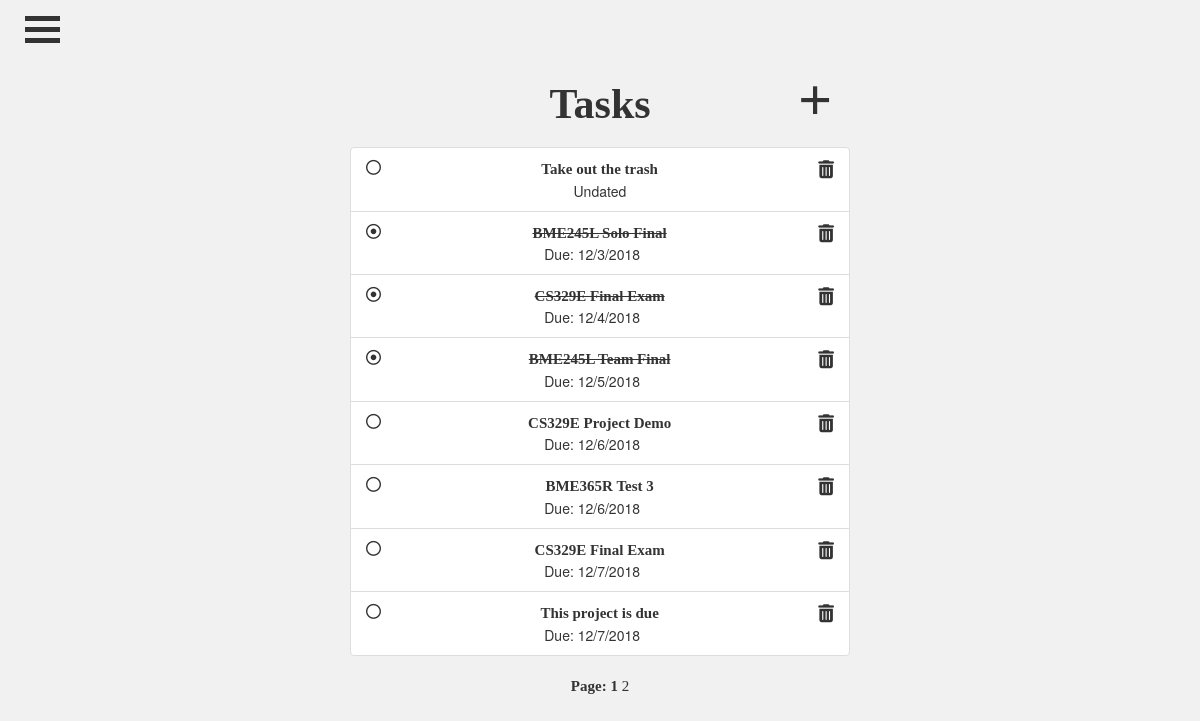
/todo_list (signed in), run on the app's committed database.
### Application/models.py (models this page shows)
class Task(db.Model):
	id = db.Column(db.Integer, primary_key=True)
	title = db.Column(db.String(30))
	description = db.Column(db.String(200))
	complete = db.Column(db.Boolean, nullable=False, default=False)
	due = db.Column(db.DateTime, nullable=True)
	user = db.Column(db.Integer, db.ForeignKey('user.id'), nullable=False)

### Application/routes.py (the view)
@application.route('/todo_list')
@login_required
def ToDoList():
	page = request.args.get('page', 1, type=int)
	tasks = Task.query.filter_by(author=current_user)\
	.order_by(Task.due.asc())\
	.paginate(page=page, per_page=8)
	return render_template('/todo_list.html', title='ToDoList', tasks=tasks, user=current_user)

### Application/models.py (called while the page is built)
@login_manager.user_loader # loads in user
def load_user(user_id):
	return User.query.get(int(user_id))

### Application/templates/todo_list.html
{% extends "layout.html" %}
{% block content %}
<link rel="stylesheet" href="https://cdnjs.cloudflare.com/ajax/libs/font-awesome/4.7.0/css/font-awesome.min.css">
<div align="center" style="position:relative;top:-120px;">
    <div style="position:relative;padding-bottom:15px;top:77px;left:215px;">
	    <form method='GET' action ='/task/new'>
	   		<button href="/task/new" class="addButton">+</button>
	   	</form>
	</div>
    <div class="row">
	    <div class="col-sm">
		    <h2>Tasks</h2>
	    </div>
    </div>
    <div class="list-group-flush" id="tasks" style="padding-top: 10px">
		{% for task in tasks.items %}
            <div class="list-group-item list-group-item-primary">
				<a href="/task/{{ task.id }}/delete" style="float: right; font-size: 18px"><i class="fa fa-trash"></i></a>
				{% if task.complete %}
	                <a href="/task/{{ task.id }}/complete" style="float: left">
						<div id="checking" onclick="checked(this)">
							<i class="fa fa-dot-circle-o"></i>
						</div>
					</a>
	            	<a style="text-decoration: line-through;" href="{{ url_for('view', task_id=task.id )}}" target="_blank">{{ task.title }}</a><br>
				{% else %}
					<a href="/task/{{ task.id }}/complete" style="float: left">
						<div id="checking" onclick="checked(this)">
							<i class="fa fa-circle-o"></i>
						</div>
					</a>
					<a style="text-decoration: none;" href="{{ url_for('view', task_id=task.id )}}" target="_blank">{{ task.title }}</a><br>
				{% endif %}
				{% if task.due != None %}
					Due: {{ task.due.month|string+'/'+task.due.day|string+'/'+ task.due.year|string }}<br>
				{% else %}
					&nbsp;&nbsp;&nbsp;&nbsp;Undated<br>
				{% endif %}
	        </div>
		{% endfor %}
    </div>
</div>
<br>
<p align="center" style="position:relative;top:-120px;">Page:
    {% for page_num in tasks.iter_pages(left_edge=1, right_edge=1, left_current=1, right_current=2) %}
    	{% if page_num %}
    		{% if tasks.page == page_num %}
				<a href="{{ url_for('ToDoList', page=page_num) }}" style="font-weight: bold;">{{ page_num }}</a>
			{% else %}
				<a href="{{ url_for('ToDoList', page=page_num) }}" style="font-weight: normal;">{{ page_num }}</a>
			{% endif %}
		{% else %}
			...
		{% endif %}
	{% endfor %}
</p>
{% endblock content %}

### Application/static/style.css (style rules this page uses)
html { overflow-x: hidden; }
.list-group-flush { width: 500px; }
.row { padding-left: 45px; padding-right: 45px; }
h2 { font-family: 'Now'; font-weight: bold; font-size: 42px; text-align: center; color: #333; }
p { font-family: 'Now'; font-weight: bold; font-style: normal; font-size: 15px; color: #333; }
a { font-family: 'Now'; font-weight: bold; font-style: normal; font-size: 15px; color: #333; }
body { background-color: #f1f1f1; background-position: center; }
.addButton { background-color: Transparent; background-repeat:no-repeat; border: none; cursor:pointer; overflow: hidden; font-size: 60px; height: 60px; }
form { font-family: 'Now'; font-weight: bold; color: #333333; }

### data on the page
Task: title "Take out the trash", shows "Undated"
Task: title "BME245L Solo Final", due.month "12/3/2018"
Task: title "CS329E Final Exam", due.month "12/4/2018"
Task: title "BME245L Team Final", due.month "12/5/2018"
Task: title "CS329E Project Demo", due.month "12/6/2018"
Task: title "BME365R Test 3", due.month "12/6/2018"
Task: title "CS329E Final Exam", due.month "12/7/2018"
Task: title "This project is due", due.month "12/7/2018"

### other printed values
{{ page_num }} "1"
{{ page_num }} "2"
